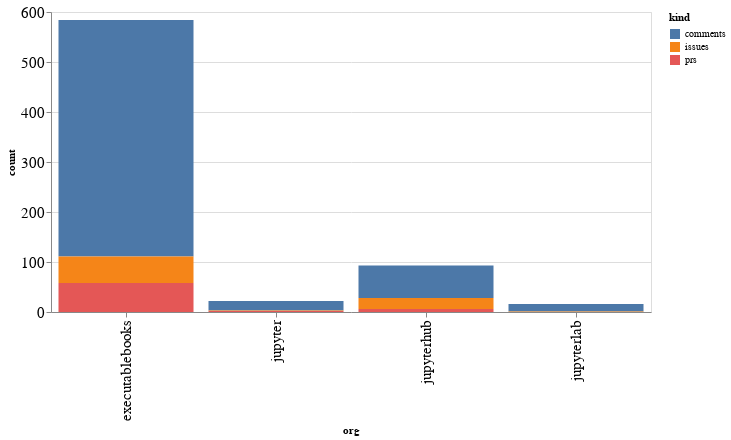

Notebook code for this chart:
### Code cell
alt.Chart(org_summaries, width=600).mark_bar().encode(
    x='org',
    y='count',
    color='kind',
    tooltip="org"
)

### Figure 1 — Vega-Lite specification as saved in the notebook (floating-point values rounded to 4 significant figures)
{"config": {"axisLeft": {"labelFontSize": 15}, "axisBottom": {"labelFontSize": 15}}, "data": {"name": "data-dfed6bd3639146055ea7acb5bb27d98d"}, "mark": "bar", "encoding": {"color": {"type": "nominal", "field": "kind"}, "tooltip": {"type": "nominal", "field": "org"}, "x": {"type": "nominal", "field": "org"}, "y": {"type": "quantitative", "field": "count"}}, "width": 600, "$schema": "https://vega.github.io/schema/vega-lite/v4.8.1.json", "datasets": {"data-dfed6bd3639146055ea7acb5bb27d98d": [{"org": "executablebooks", "kind": "comments", "count": 473}, {"org": "executablebooks", "kind": "issues", "count": 53}, {"org": "executablebooks", "kind": "prs", "count": 58}, {"org": "jupyter", "kind": "comments", "count": 19}, {"org": "jupyter", "kind": "issues", "count": 1}, {"org": "jupyter", "kind": "prs", "count": 2}, {"org": "jupyterhub", "kind": "comments", "count": 65}, {"org": "jupyterhub", "kind": "issues", "count": 22}, {"org": "jupyterhub", "kind": "prs", "count": 6}, {"org": "jupyterlab", "kind": "comments", "count": 15}, {"org": "jupyterlab", "kind": "issues", "count": 1}]}}
